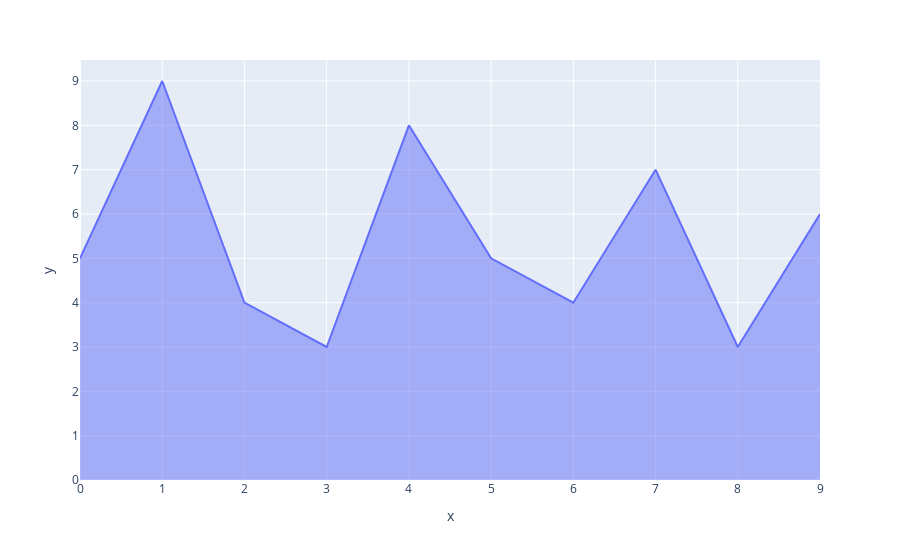

The code cell stored with this chart in its notebook:
### Code cell
px.area(x=x,y=y)

### Figure 1 — Plotly figure (JSON) as saved in the notebook; plotly's stock layout.template omitted (floating-point values rounded to 4 significant figures)
{"data": [{"fillpattern": {"shape": ""}, "hovertemplate": "x=%{x}<br>y=%{y}<extra></extra>", "legendgroup": "", "line": {"color": "#636efa"}, "marker": {"symbol": "circle"}, "mode": "lines", "name": "", "orientation": "v", "showlegend": false, "stackgroup": "1", "type": "scatter", "x": [0, 1, 2, 3, 4, 5, 6, 7, 8, 9], "xaxis": "x", "y": [5, 9, 4, 3, 8, 5, 4, 7, 3, 6], "yaxis": "y"}], "layout": {"legend": {"tracegroupgap": 0}, "margin": {"t": 60}, "xaxis": {"anchor": "y", "domain": [0, 1], "title": {"text": "x"}}, "yaxis": {"anchor": "x", "domain": [0, 1], "title": {"text": "y"}}}}
